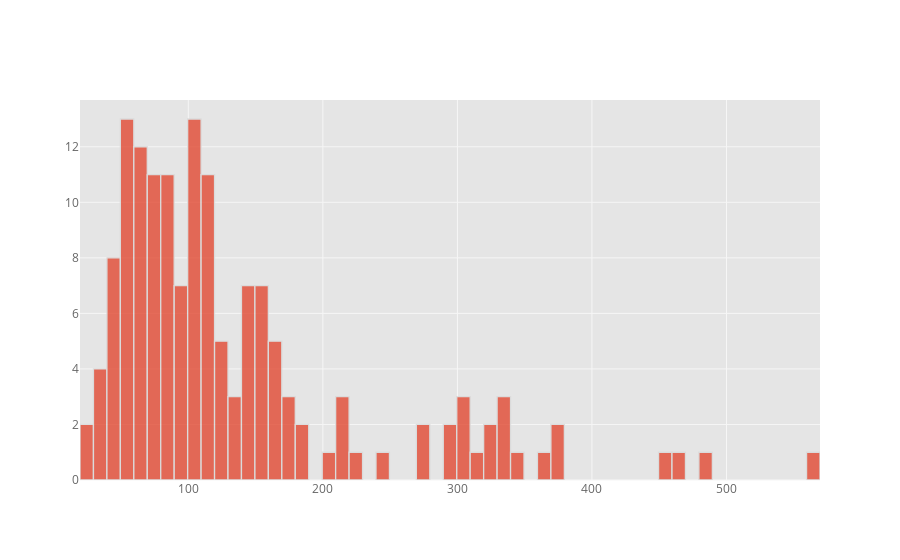

Notebook source saved alongside this figure:
### Code cell
df[['len']].iplot(kind='histogram', bins=100)

### Figure 1 — Plotly figure (JSON) as saved in the notebook; plotly's stock layout.template omitted (floating-point values rounded to 4 significant figures; data arrays with more than 128 entries replaced by an {"elided": "..."} marker saying what was removed)
{"data": [{"histfunc": "count", "histnorm": "", "marker": {"color": "rgba(226, 74, 51, 1.0)", "line": {"color": "#D9D9D9", "width": 1.3}}, "name": "len", "nbinsx": 100, "opacity": 0.8, "orientation": "v", "type": "histogram", "uid": "2b040dc1-a000-4fc8-8ee8-d0fe7437aa06", "x": {"elided": "151 int values"}}], "layout": {"barmode": "overlay", "legend": {"bgcolor": "#FFFFFF", "font": {"color": "#666666"}}, "paper_bgcolor": "#FFFFFF", "plot_bgcolor": "#E5E5E5", "title": {"font": {"color": "#151516"}}, "xaxis": {"gridcolor": "#F6F6F6", "showgrid": true, "tickfont": {"color": "#666666"}, "title": {"font": {"color": "#666666"}, "text": ""}, "zerolinecolor": "#F6F6F6"}, "yaxis": {"gridcolor": "#F6F6F6", "showgrid": true, "tickfont": {"color": "#666666"}, "title": {"font": {"color": "#666666"}, "text": ""}, "zerolinecolor": "#F6F6F6"}}}
